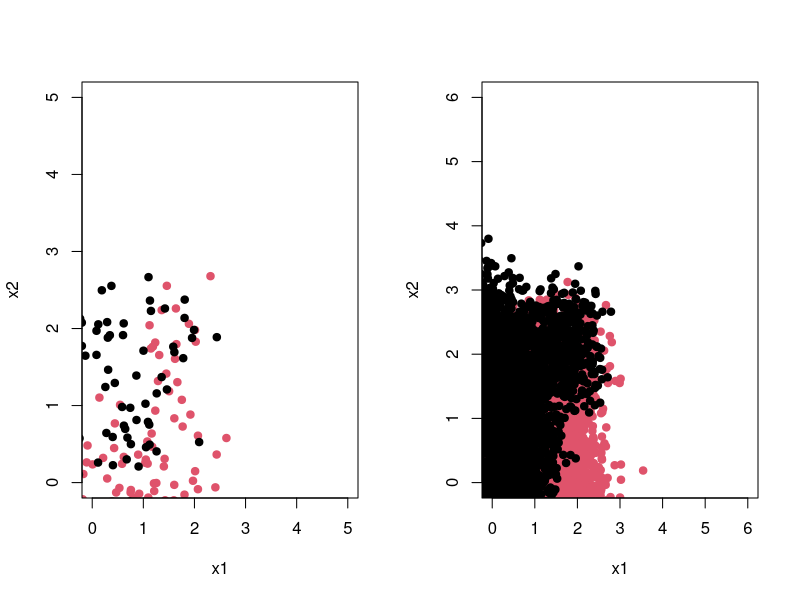
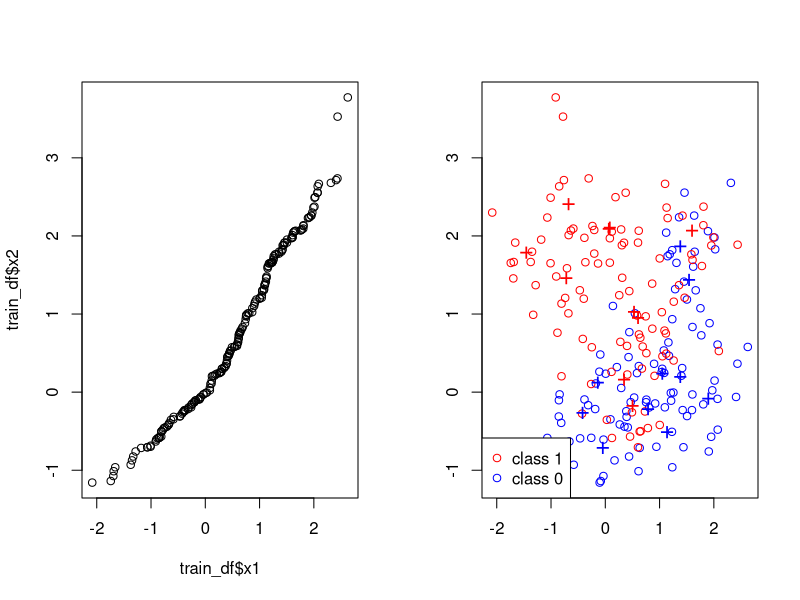
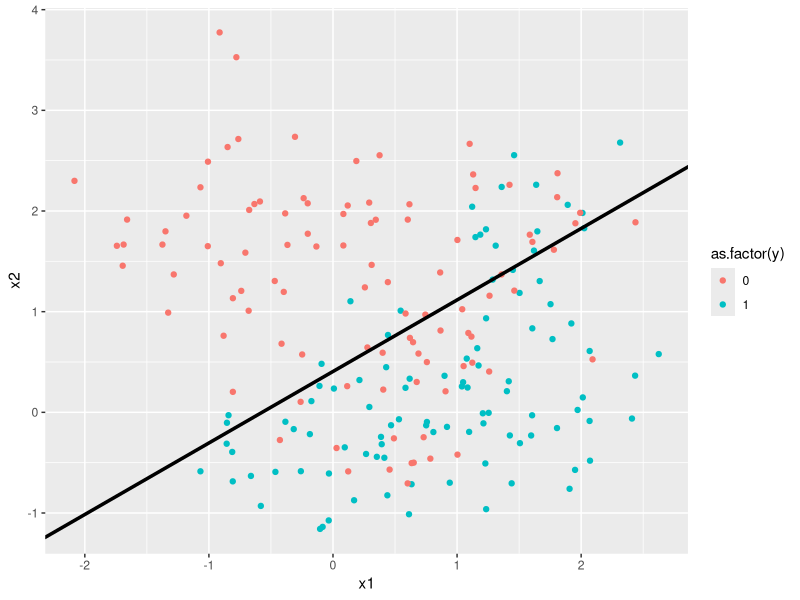
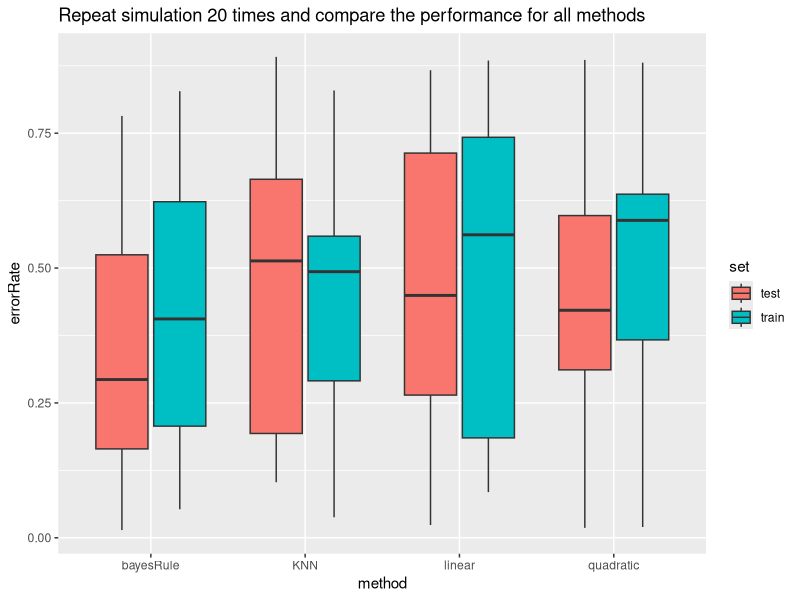
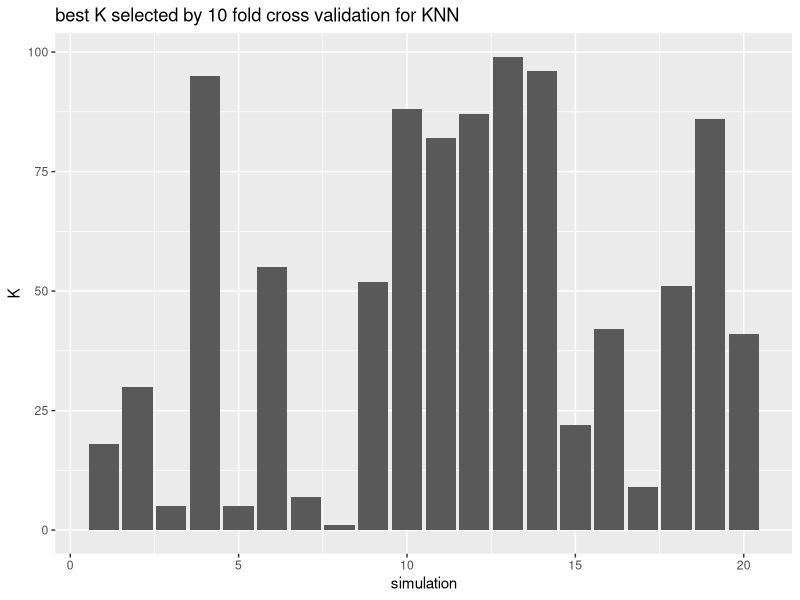

Write the R code that produced these figures, in order.
## ---- chunk 1
options(scipen = 1, digits = 4, width = 80, fig.align = "center")
library(class)
library(ggplot2)
## ---- chunk 2
# fill the following result during 20 simulation run
linearTestErr = data.frame(method = rep("linear",20), set = rep("test", 20), errorRate = rep(0, 20)  )
linearTrainErr = data.frame(method = rep("linear",20), set = rep("train", 20), errorRate = rep(0, 20)  )

quadTestErr = data.frame(method = rep("quadratic",20), set = rep("test", 20), errorRate = rep(0, 20)  )
quadTrainErr = data.frame(method = rep("quadratic",20), set = rep("train", 20), errorRate = rep(0, 20)  )

knnTestErr = data.frame(method = rep("KNN",20), set = rep("test", 20), errorRate = rep(0, 20)  )
knnTrainErr = data.frame(method = rep("KNN",20), set = rep("train", 20), errorRate = rep(0, 20)  )

bayesTestErr = data.frame(method = rep("bayesRule",20), set = rep("test", 20), errorRate = rep(0, 20)  )
bayesTrainErr = data.frame(method = rep("bayesRule",20), set = rep("train", 20), errorRate = rep(0, 20)  )

KNNCvBestK = rep(0, 20)

## ---- chunk 3
set.seed(8742)
centers = 10; # number of centers
p = 2;      
sd = 1;  # sd for generating the centers within each class
m1 = matrix(rnorm(centers*p), centers, p)*sd + cbind( rep(1,centers), rep(0,centers));
m0 = matrix(rnorm(centers*p), centers, p)*sd + cbind( rep(0,centers), rep(1,centers));

## ---- chunk 4
generate_sim_data= function(centers = 10, n = 100, p = 2, sd = sqrt(1/5) ) {
  # Randomly allocate the n samples for class 1  to the 10 clusters
  id1 = sample(1:centers, n, replace = TRUE);
  # Randomly allocate the n samples for class 1 to the 10 clusters
  id0 = sample(1:centers, n, replace = TRUE);  
  matrix(rnorm(2*n*p), 2*n, p)*sd + rbind(m1[id1,], m0[id0,])
}
## ---- chunk 5
n = 100
train_data = generate_sim_data()
cl_train = factor(c(rep(1,n), rep(0,n)))
train_df = data.frame(train_data)
train_df$y = c(c(rep(1,n), rep(0,n)))
colnames(train_df) = c("x1","x2","y")
## ---- chunk 6
N = 5000
test_data = generate_sim_data(n = N)
cl_test = factor(c(rep(1,N), rep(0,N)))
test_df = data.frame(test_data)
test_df$y = cl_test
colnames(test_df) = c("x1","x2","y")
## ---- chunk 7
par(mfrow = c(1,2))
plot(x2 ~ x1, col = cl_train, data = train_df,
     ylim = c(0, 5), xlim = c(0, 5), pch = 20, cex = 1.5)
plot(x2 ~ x1, col = cl_test, data = test_df,
     ylim = c(0, 6), xlim = c(0, 6), pch = 20, cex = 1.5)
qqplot(train_df$x1,train_df$x2,plot.it = TRUE)
## ---- chunk 8
plot(train_data[, 1], train_data[, 2], type = "n", xlab = "", ylab = "")

points(train_data[1:n, 1], train_data[1:n, 2], col = "blue");
points(train_data[(n+1):(2*n), 1], train_data[(n+1):(2*n), 2], col="red"); 

points(m1[1:10, 1], m1[1:10, 2], pch="+", cex=1.5, col="blue");    
points(m0[1:10, 1], m0[1:10, 2], pch="+", cex=1.5, col="red");   

legend("bottomleft", pch = c(1,1), col = c("red", "blue"), 
       legend = c("class 1", "class 0"))
## ---- chunk 9
lm_fit = lm(y ~ ., data = train_df)
lm_pred_cl_train = as.numeric(lm_fit$fitted > 0.5)
paste("Train Error with Linear Regression Model:",mean(train_df$y != lm_pred_cl_train))
paste("Test Error with Linear Regression Model:",round(mean(ifelse(predict(lm_fit, newdata = test_df, interval = "prediction") > 0.5, 1, 0) != test_df$y),4))
## ---- chunk 10
ggplot(data = train_df, aes(x = x1, y = x2, color = as.factor(y))) + 
    geom_point() + geom_abline(slope = -lm_fit$coefficients[2]/lm_fit$coefficients[3], 
    intercept = (0.5 - lm_fit$coefficients[1])/lm_fit$coefficients[3], 
    size = 1.2)
## ---- chunk 11
quad_fit = lm(y ~ x1 + x2 + I(x1*x2) + I(x1^2) + I(x2^2), data = train_df)
lm_pred_cl_train = as.numeric(quad_fit$fitted > 0.5)
paste("Train Error with Quadratic Model:",mean(train_df$y != lm_pred_cl_train))
paste("Test Error with Quadratic Model:",round(mean(ifelse(predict(quad_fit, newdata = test_df, interval = "prediction") > 0.5, 1, 0) != test_df$y),4))
## ---- chunk 12
quad_f = function(x1,x2) {quad_fit$coefficients[1] + quad_fit$coefficients[2] * x1 + quad_fit$coefficients[2] * x2 + quad_fit$coefficients[3] * x1 * x2 + quad_fit$coefficients[4] * x1^2 + quad_fit$coefficients[2] * x2^2 - 0.5}

X1 = seq(-2.5, 3, length = 100)
X2 = seq(-1.5, 4, length = 100)
Z = outer(X1, X2, quad_f)

#ggplot(data = train_df, aes(x = x1, y = x2, color = as.factor(y))) + 
#    geom_point() + geom_contour(aes(x = X1, y = X2, z = Z), color = "grey32", #inherit.aes = FALSE)

## ---- chunk 13
set.seed(8742)
dataSet = rbind(train_df,test_df)
dataSet = dataSet[sample(nrow(train_df)),]
foldNum = 10
cvKNNAveErrorRate=function(K,dataSet,foldSize,foldNum) {
  error = 0
  for (runId in 1:foldNum) {
      testSetIndex = ((runId - 1) * foldSize + 1):(ifelse(runId == 
          foldNum, nrow(dataSet), runId * foldSize))
      trainX = dataSet[-testSetIndex, c("x1", "x2")]
      trainY = as.factor(dataSet[-testSetIndex, ]$y)
      testX = dataSet[testSetIndex, c("x1", "x2")]
      testY = as.factor(dataSet[testSetIndex, ]$y)
      predictY = knn(trainX, testX, trainY, K)
      error = error + sum(predictY != testY)
  }
  error = error/nrow(dataSet)
  error
}

cvKNN = function(dataSet, foldNum) {
    foldSize = floor(nrow(dataSet)/foldNum)
    KVector = seq(1, (nrow(dataSet) - foldSize), 2)
    cvKNNAveErrorRates = sapply(KVector, cvKNNAveErrorRate, dataSet, 
        foldSize, foldNum)
    result = list()
    result$bestK = max(KVector[cvKNNAveErrorRates == min(cvKNNAveErrorRates)])
    bestK_index = which(KVector %in% c(result$bestK))
    result$cvError = cvKNNAveErrorRates[bestK_index]
    result
}

cvKNN(dataSet,foldNum)

## ---- chunk 14
# bayes error
mixedModelBayes=function(x){
  sum(exp(-apply((t(m1)-x)^2, 2, sum)*5/2))/sum(exp(-apply((t(m0)-x)^2, 2, sum)*5/2))
}


cl_test_pred_Bayes = apply(test_data, 1, mixedModelBayes)
cl_test_pred_Bayes = as.numeric(cl_test_pred_Bayes > 1);
table(cl_test, cl_test_pred_Bayes); 
test.err.Bayes = sum(cl_test !=  cl_test_pred_Bayes) / (2*N)
print(test.err.Bayes)
## ---- chunk 15

# consolidate all results
finalErr = rbind(linearTestErr, linearTrainErr, quadTestErr, quadTrainErr, knnTestErr, knnTrainErr, bayesTestErr, bayesTrainErr)

# randomly assign some error for visualization testing
# comment this out when real data is available
finalErr$errorRate = runif(nrow(finalErr), min = 0.01, max = 0.9)

# plot boxplot
ggplot(finalErr, aes(x = method, y = errorRate, fill = set)) +
  geom_boxplot() +
  ggtitle("Repeat simulation 20 times and compare the performance for all methods ")
## ---- chunk 16

# randomly assign best K for visualization testing
# comment this out when real data is available
KNNCvBestK = floor(runif(length(KNNCvBestK), min = 1, max = 100))

bestK_df = data.frame(simulation = seq(1,20,1), K = KNNCvBestK)

# plot barplot for 20 best K
ggplot(bestK_df, aes(x = simulation, y = K)) +
  geom_bar(stat = "identity") +
  ggtitle("best K selected by 10 fold cross validation for KNN ")



## ---- chunk 17
mean(KNNCvBestK)

## ---- chunk 18
sd(KNNCvBestK)
